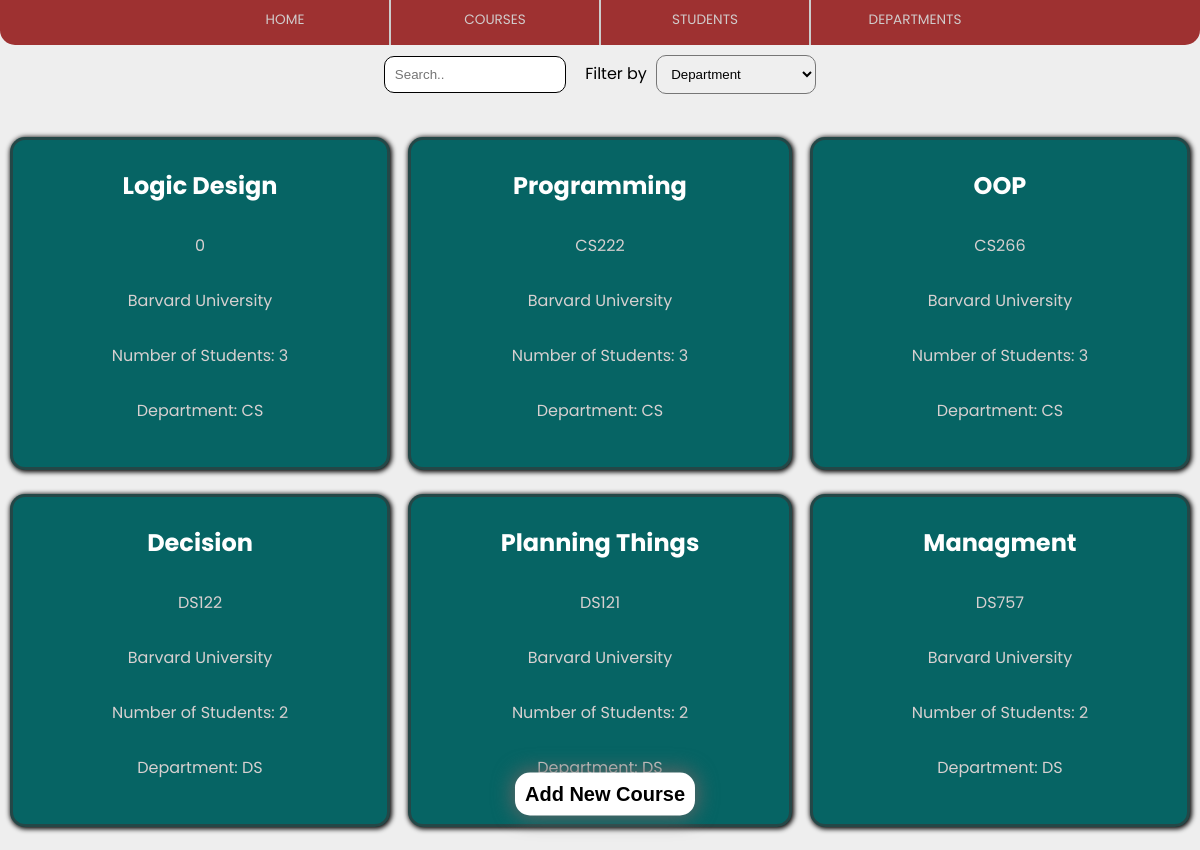
The app's page /courses_page/ with its own data.
### mainApp/models.py (models this page shows, shortened)
class Course(models.Model):
    course_name = models.CharField(max_length=200)
    course_id = models.CharField(max_length=20)
    course_department = models.CharField(max_length=200)
    course_hours = models.IntegerField(default=0)
    course_day = models.CharField(max_length=200)
    course_hall = models.IntegerField(default=0)
    course_students_count = models.IntegerField(default=0)

### mainApp/views.py (the view)
# urls.py: path('courses_page/', views.courses_page, name='courses_page'),
def courses_page(requeset):
  courses = Course.objects.all().values()
  students = Student.objects.all().values()
  template = loader.get_template('courses.html')
  for course, c in enumerate(courses):
    c['course_students_count'] = 0
    for student, s in enumerate(students):
      if c['course_name'] == s['student_course1'] or c['course_name'] == s['student_course2'] or c['course_name'] == s['student_course3']:
        c['course_students_count'] += 1
  context = {
    'courses': courses,
  }
  return HttpResponse(template.render(context, requeset))

### mainApp/templates/courses.html (shortened to what this page needs)
{% extends "master.html" %}
{% block content %}
<div class = "search_button">
    <input id ="course-name" type="text" placeholder="Search..">
    <p class="filter_by"> Filter by </p>
    <select id="filter-dep">
        <option value="">Department</option>
    </select>
</div>
<br>
<table class="cards">
    <tr id="course-list">
        {% for course in courses %}
            <td class="course-card" data-department="{{ course.course_department }}">
                <div class="card">
                    <h2>{{ course.course_name }}</h2>
                    <p class="title1">{{ course.course_id }}</p>
                    <p>Barvard University</p>
                    <p>Number of Students: {{ course.course_students_count }}</p>
                    <p>Department: {{ course.course_department }}</p>
                </div>
            </td>
            {% if forloop.counter|divisibleby:3 %}
                </tr>
                <tr>
            {% endif %}
        {% endfor %}
    </tr>
</table>
<button class = "create_new">
    <a href="{% url 'add_course_page' %}">Add New Course</a>
</button>
{% endblock %}

### mainApp/static/stylesheet.css (style rules this page uses)
html { scroll-behavior: smooth; }
body { color: red; padding: 0%; margin: 0%; background-color: #eee; font-family: 'Poppins', sans-serif; }
h2 { color: white; font-size: 3vh; margin-top: 5%; }
.title1 { font-size: 200%; }
.card { text-align: center; background-color: rgb(6, 100, 100); border: solid 3px #3936369a; height: 90%; width: 90%; border-radius: 15px; overflow: hidden; margin: 10px; padding: 10px; box-shadow: 1px 1px 5px 1px #000000; }
input { border-radius: 10px; padding: 10px; width: 20vh; margin: 5px; outline: none; border: 1.8px solid #000000; }
button { border-radius: 10px; padding: 10px; width: fit-content; margin: 5px; outline: none; border: none; text-align: center; background-color: #901010d9; color: white; font-size: 1em; }
.filter_by { color: #000000; display: inline; margin-left: 10px; cursor: text; }
select { border-radius: 10px; padding: 10px; width: 20vh; margin: 5px; }
a, a:visited, a:hover, a:active { color: inherit; text-decoration: none; }
.card p { color: rgb(215, 208, 208); font-size: 2vh; padding: 10px; margin-top: 10px; margin-bottom: 10px; display: block; }
.cards { width: 100%; justify-content: space-evenly; table-layout: auto; margin-left: auto; margin-right: auto; }
.card { margin-left: auto; margin-right: auto; }
.search_button { margin-top: 50px; border: none; color: white; text-align: center; text-decoration: none; font-size: 16px; cursor: pointer; margin-left: auto; margin-right: auto; }
.create_new { position: fixed; bottom: 1%; padding: 10px; border-radius: 15px; border-color: #ccc;; background-color: #ffffff; color: #000000; font-size: 20px; font-weight: bold; text-align: center; left: 50%; transform: translate(-50%, -50%); box-shadow: 0 0 20px 2px rgb(100, 100, 100); }
.create_new a { text-decoration: none; color: #000000; }
.create_new { position: fixed; bottom: 1%; padding: 10px; border-radius: 15px; border-color: #ccc;; background-color: #ffffff; color: #000000; font-size: 20px; font-weight: bold; text-align: center; left: 50%; transform: translate(-50%, -50%); }
html, body { margin: 0; height: 100%; }

### records on screen
Course: course_name "Logic Design", course_id "0", course_students_count "3", course_department "CS"
Course: course_name "Programming", course_id "CS222", course_students_count "3", course_department "CS"
Course: course_name "OOP", course_id "CS266", course_students_count "3", course_department "CS"
Course: course_name "Decision", course_id "DS122", course_students_count "2", course_department "DS"
Course: course_name "Planning Things", course_id "DS121", course_students_count "2", course_department "DS"
Course: course_name "Managment", course_id "DS757", course_students_count "2", course_department "DS"
